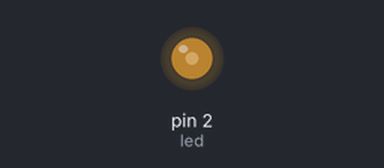
A sketch run on a simulated Arduino Uno, built with avr-gcc and run on an emulated ATmega328P. Parts: output pins drawn as LEDs (lit = HIGH).

Above: at 0.1 s.
Timing chart, 0 to 1.6 s (numbered marks = the images above):
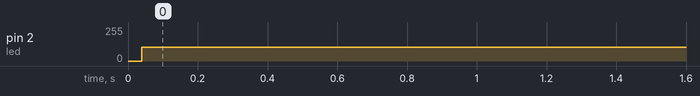

The sketch:

tarefa1.ino
```cpp
int led = 2;

uint32_t latchValue;

void setup() {
  //230kHz
  pinMode(led, OUTPUT);

  //2.93MHz
  //pinMode(3, OUTPUT_FAST);
  //latchValue = fastGpioDigitalLatch();

  //477kHz e 638kHz
  //pinMode(2, OUTPUT_FAST);
}

void loop() {
  //230kHz e 477kHz
  digitalWrite(led, HIGH);
  digitalWrite(led, LOW);

  //638kHz
  /*
  register int x = 0;
  while(1){
    fastGpioDigitalWrite(GPIO_FAST_IO2, x);
    x =!x;
  }
  */


  //2.93MHz
  /*
  while(1){
    fastGpioDigitalWriteDestructive(latchValue);
    latchValue ^= GPIO_FAST_IO3;
  }
  */
}
```

Measured:
- by itself, pin 2 (led): 0/255 → 103/255 at 0.04 s
